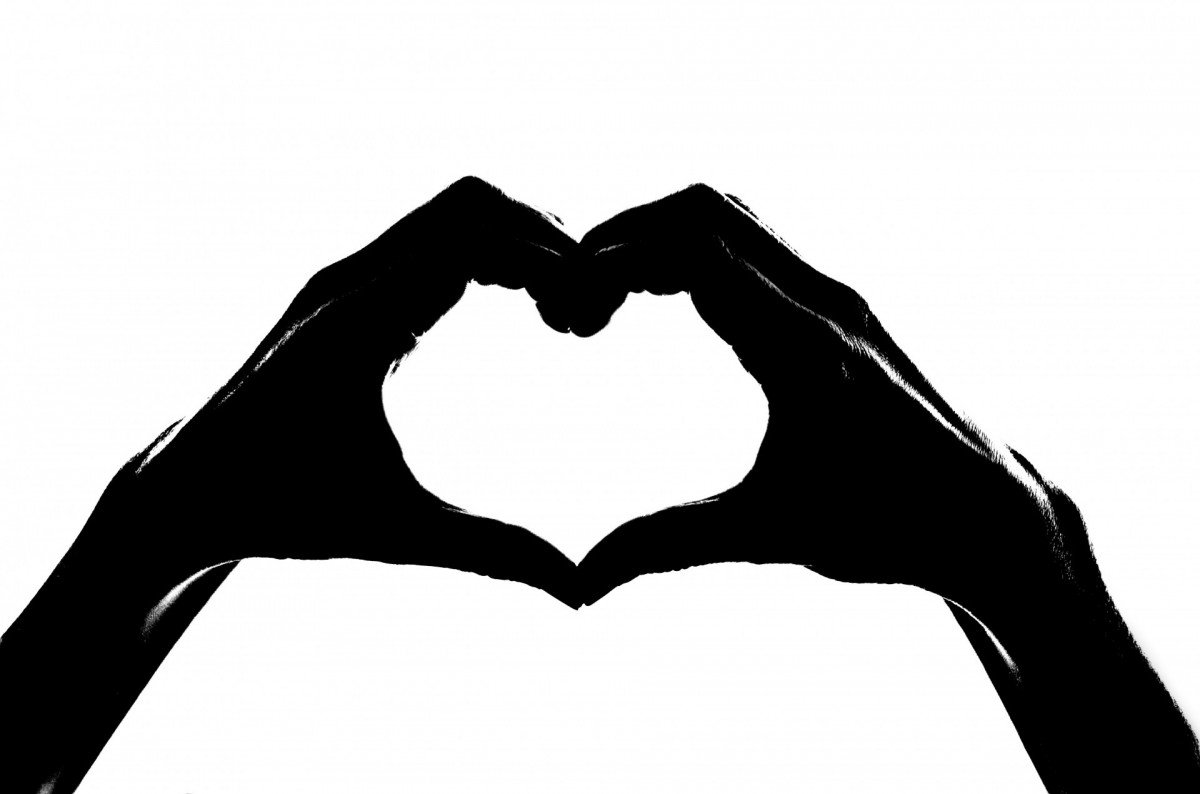
//> input picture Lab6/Lab_6_2/original.jpg, 1200 x 794 px
$ ./Lab_6_3   (built with g++ and OpenCV 4)
//> lines starting //> are read from the running program, lines starting //| are printed output that depends on the picture; after the words box and inside, x2 and y2 are one past the last pixel; in counts of white or black regions, pixels touching at a corner belong together
#include <iostream>
#include <string>
#include <vector>

#include <opencv2/core.hpp>
#include <opencv2/imgproc.hpp>
#include <opencv2/imgcodecs.hpp>

void bwareaopen(const cv::Mat &A, cv::Mat &C, int dim, int conn = 8){
    if (A.channels() != 1 && A.type() != CV_8U && A.type() != CV_32F)
        return;

    // Find all connected components
    cv::Mat labels, stats, centers;
    int num = cv::connectedComponentsWithStats(A, labels, stats, centers, conn);

    // Clone image
    C = A.clone();

    // Check size of all connected components
    std::vector<int> td;
    for (int i = 0; i < num; ++i){
        if (stats.at<int>(i, cv::CC_STAT_AREA) < dim){
            td.push_back(i);
        }
    }

    // Remove small areas
    if (td.size() > 0){
        if (A.type() == CV_8U){
            for (int i = 0; i < C.rows; ++i){
                for (int j = 0; j < C.cols; ++j){
                    for (int k = 0; k < td.size(); ++k){
                        if (labels.at<int>(i, j) == td[k]){
                            C.at<uchar>(i, j) = 0;
                            continue;
                        }
                    }
                }
            }
        }
    } else {
        for (int i = 0; i < C.rows; ++i){
            for (int j = 0; j < C.cols; ++j){
                for (int k = 0; k < td.size(); ++k){
                    if (labels.at<int>(i, j) == td[k]){
                        C.at<float>(i, j) = 0;
                        continue;
                    }
                }
            }
        }
    }
}

int main(){
    // loading the image
    cv::Mat image, image_gray, image_bw;
    image = cv::imread("original.jpg", cv::IMREAD_COLOR);
//> image is the input picture: 794 rows x 1200 cols, CV_8UC3; min 0, max 255, mean 185.1

    // converting to grayscale and creating a binary mask
    cv::cvtColor(image, image_gray, cv::COLOR_BGR2GRAY);
    cv::imwrite("gray.jpg", image_gray);
    cv::threshold(image_gray, image_bw, 0, 255, cv::THRESH_BINARY_INV + cv::THRESH_OTSU);
//> image_bw: 794 rows x 1200 cols, CV_8UC1; 27.3% white; 26 white regions (23 under 20 px), largest, box (x1, y1, x2, y2) and area: (0, 176, 1200, 794) 260140, (725, 194, 758, 219) 141, (554, 215, 563, 225) 27
    bwareaopen(image_bw, image_bw, 20, 4);
//> in bwareaopen, `int num = cv::connectedComponentsWithStats(A, labels, stats, centers, ..`:
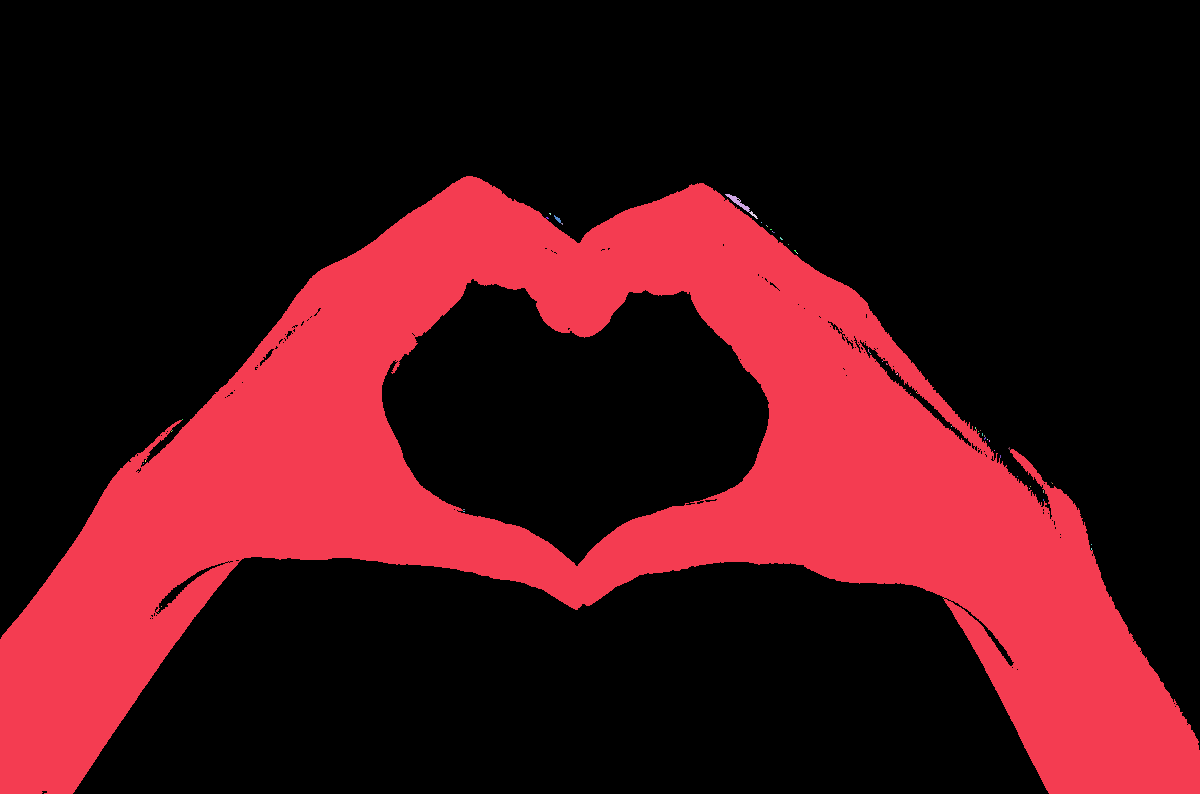
//> labels: 794 rows x 1200 cols, CV_32SC1; 59 distinct labels, from 0 to 58; one colour per label, 0 black
//> in bwareaopen, `int num = cv::connectedComponentsWithStats(A, labels, stats, centers, ..`: stats = 59 rows, first 6: [0, 0, 1200, 794, 692442], [0, 176, 1200, 618, 260099], [725, 194, 25, 18, 117], [739, 199, 1, 1, 1], [749, 211, 9, 8, 23], [549, 213, 2, 2, 3]; centers = 59 pairs, first value 143 to 1091, second value 199 to 612; num = 59
//> the loop in bwareaopen, `for (int i = 0; i < num; ++i)` made 59 passes
//> after the loop in bwareaopen, `for (int i = 0; i < C.rows; ++i)`: C: 794 rows x 1200 cols, CV_8UC1; 27.3% white; 3 white regions, box (x1, y1, x2, y2) and area: (0, 176, 1200, 794) 260099, (725, 194, 758, 219) 140, (554, 215, 561, 223) 24

    // closing operation
    cv::Mat B = cv::getStructuringElement(cv::MORPH_ELLIPSE, cv::Size(5, 5));
    cv::morphologyEx(image_bw, image_bw, cv::MORPH_CLOSE, B);
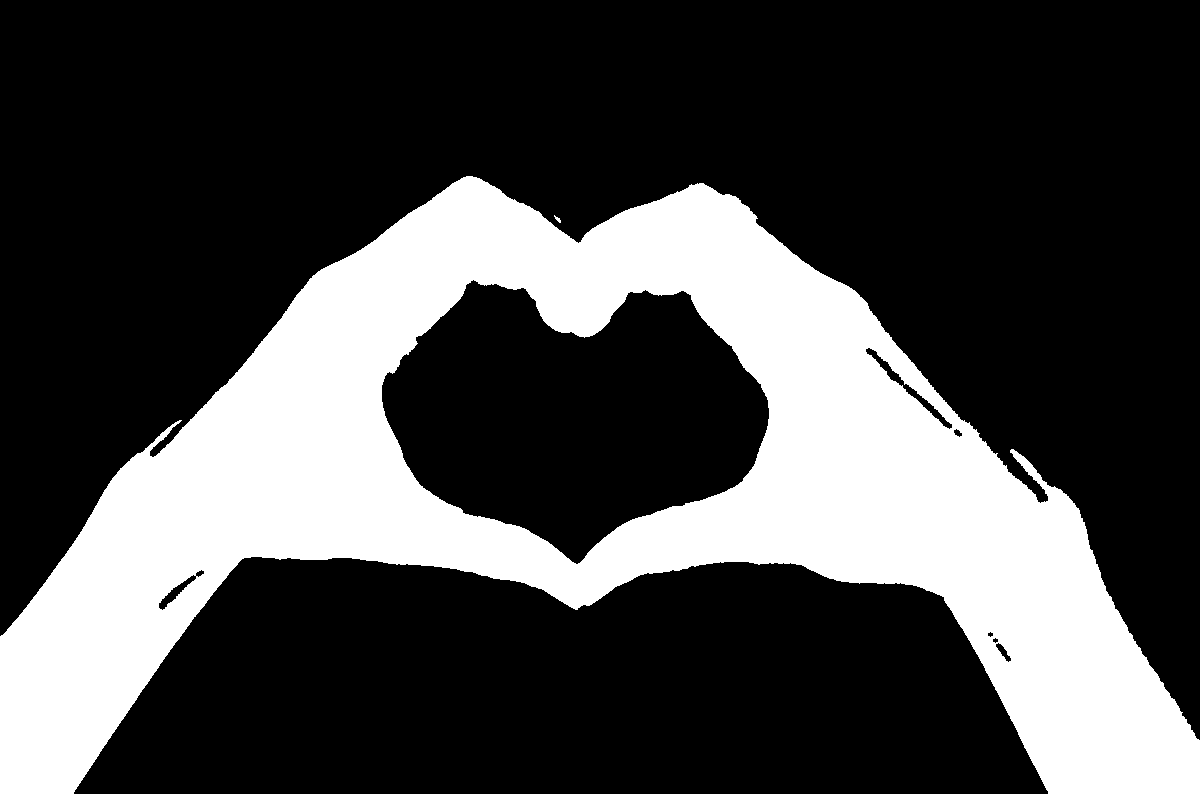
//> image_bw: 794 rows x 1200 cols, CV_8UC1; 27.5% white; 2 white regions, box (x1, y1, x2, y2) and area: (0, 176, 1200, 794) 261647, (554, 215, 561, 223) 24
    cv::imwrite("mask.jpg", image_bw);

    // calculating distance
    cv::Mat image_fg;
    double image_fg_min, image_fg_max;
    cv::distanceTransform(image_bw, image_fg, cv::DIST_L2, 5);

    // front markers
    cv::minMaxLoc(image_fg, &image_fg_min, &image_fg_max);
//> image_fg_min = 0; image_fg_max = 99.98
    cv::threshold(image_fg, image_fg, 0.6 * image_fg_max, 255, 0);
//> image_fg: 794 rows x 1200 cols, CV_32FC1; 3.4% white; 7 white regions (2 under 20 px), largest, box (x1, y1, x2, y2) and area: (800, 399, 1047, 605) 11712, (152, 355, 357, 530) 10147, (0, 610, 106, 794) 5794, (1064, 649, 1171, 794) 4658, (790, 325, 809, 346) 135
    image_fg.convertTo(image_fg, CV_8U, 255.0 / image_fg_max);
    cv::Mat markers;
    int num = cv::connectedComponents(image_fg, markers);
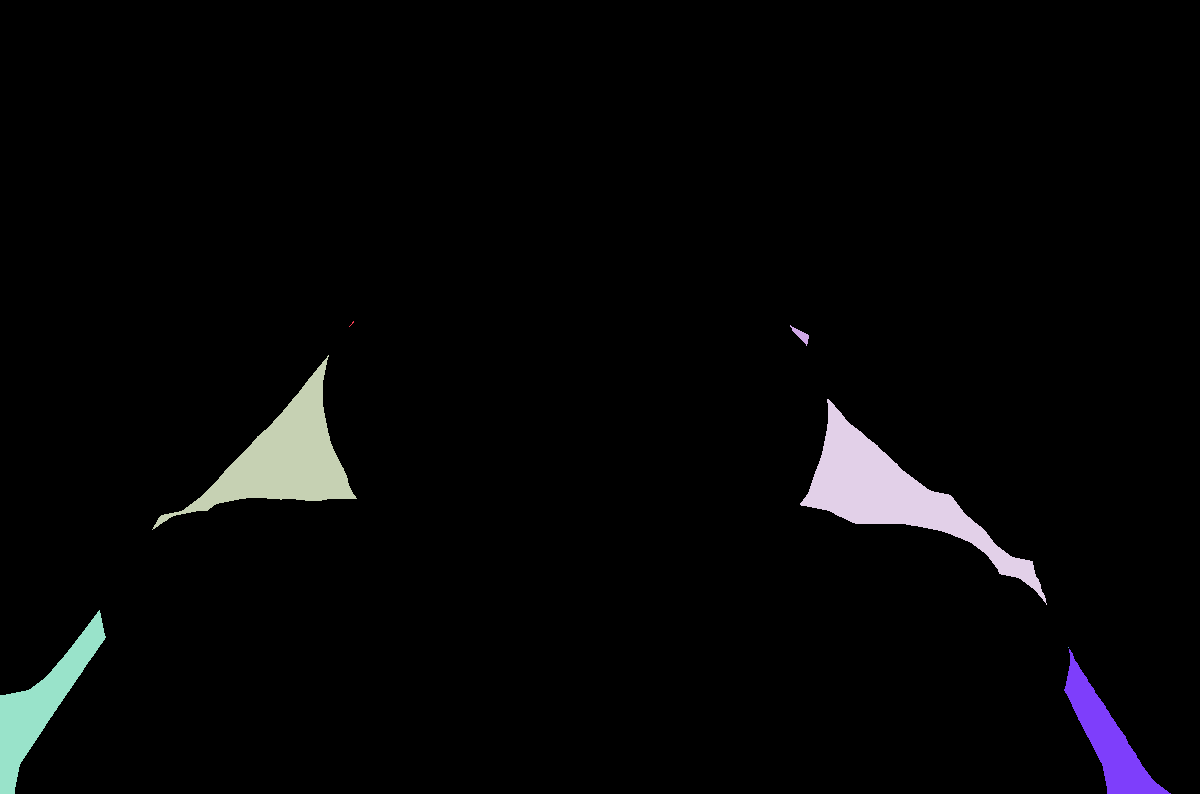
//> markers: 794 rows x 1200 cols, CV_32SC1; 8 distinct labels, from 0 to 7; one colour per label, 0 black
//> num = 8
    cv::imwrite("forground_markers.jpg", image_fg);

    // back markers
    cv::Mat image_bg = cv::Mat::zeros(image_bw.rows, image_bw.cols, image_bw.type());
    cv::Mat markers_bg = markers.clone();
    cv::watershed(image, markers_bg);
//> markers_bg: 794 rows x 1200 cols, CV_32SC1; 8 distinct labels, from -1 to 7
    image_bg.setTo(cv::Scalar(255), markers_bg == -1);
//> image_bg: 794 rows x 1200 cols, CV_8UC1; 0.85% white in thin lines or dots
    cv::imwrite("background_markers.jpg", image_bg);

    // unknown areas
    cv::Mat image_unk;
    cv::bitwise_not(image_bg, image_unk);
//> image_unk: 794 rows x 1200 cols, CV_8UC1; 99.1% white; black in thin lines or dots
    cv::subtract(image_unk, image_fg, image_unk);
//> image_unk: 794 rows x 1200 cols, CV_8UC1; 95.8% white; 5 black regions (1 under 20 px), largest, box (x1, y1, x2, y2) and area: (0, 0, 1200, 794) 18382, (800, 399, 1047, 605) 11712, (152, 355, 357, 530) 10147, (790, 325, 809, 346) 135
    cv::imwrite("unknown_areas.jpg", image_unk);

    // union all the markers
    markers += 1;
//> markers: 794 rows x 1200 cols, CV_32SC1; 8 distinct labels, from 1 to 8
    markers.setTo(cv::Scalar(0), image_unk == 255);
//> markers: 794 rows x 1200 cols, CV_32SC1; 9 distinct labels, from 0 to 8

    cv::watershed(image, markers);
//> markers: 794 rows x 1200 cols, CV_32SC1; 9 distinct labels, from -1 to 8

    // adding markers and borders to the original image
    cv::Mat markers_jet;
    markers.convertTo(markers_jet, CV_8U, 255.0 / (num + 1));
    cv::applyColorMap(markers_jet, markers_jet, cv::COLORMAP_JET);
//> markers_jet: 794 rows x 1200 cols, CV_8UC3
    image.setTo(cv::Scalar(0, 255, 0), markers == -1);
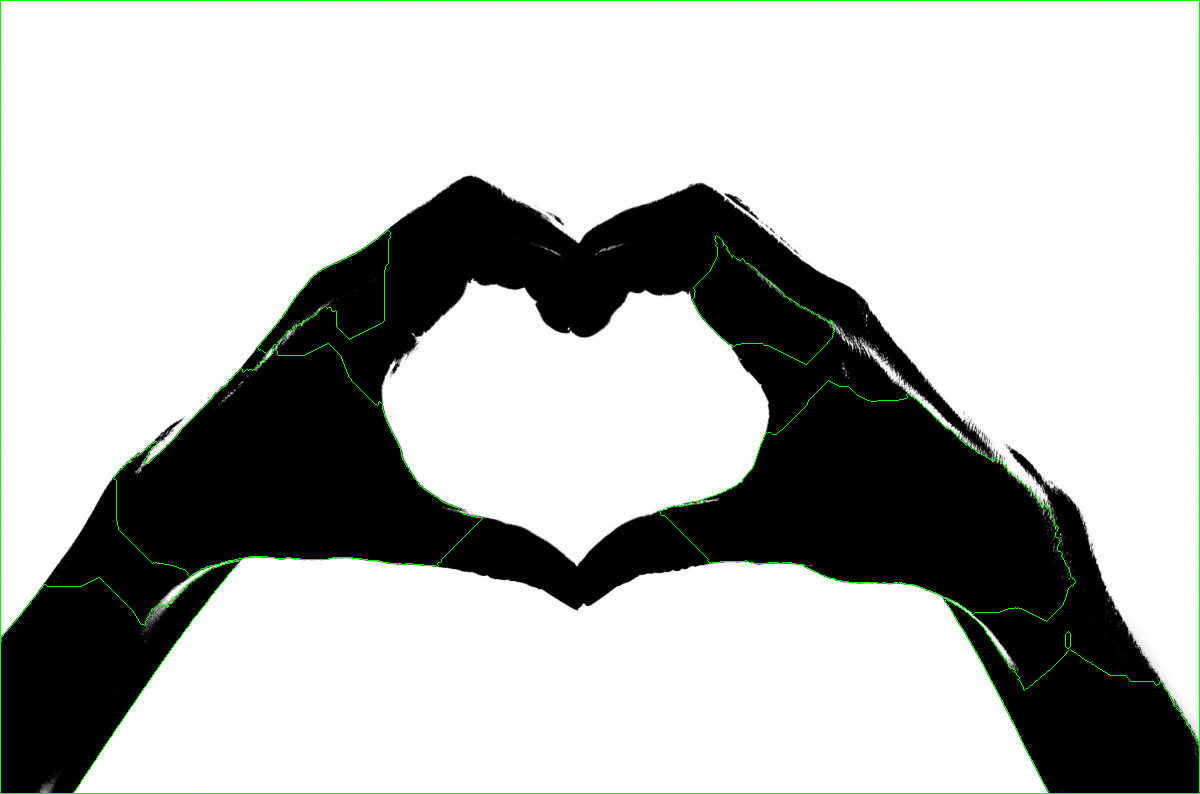
//> image: 794 rows x 1200 cols, CV_8UC3; mean B, G, R 184, 186.1, 184
    cv::imwrite("markers_jet.jpg", markers_jet);
    cv::imwrite("segmentation.jpg", image);

    return 0;
}
